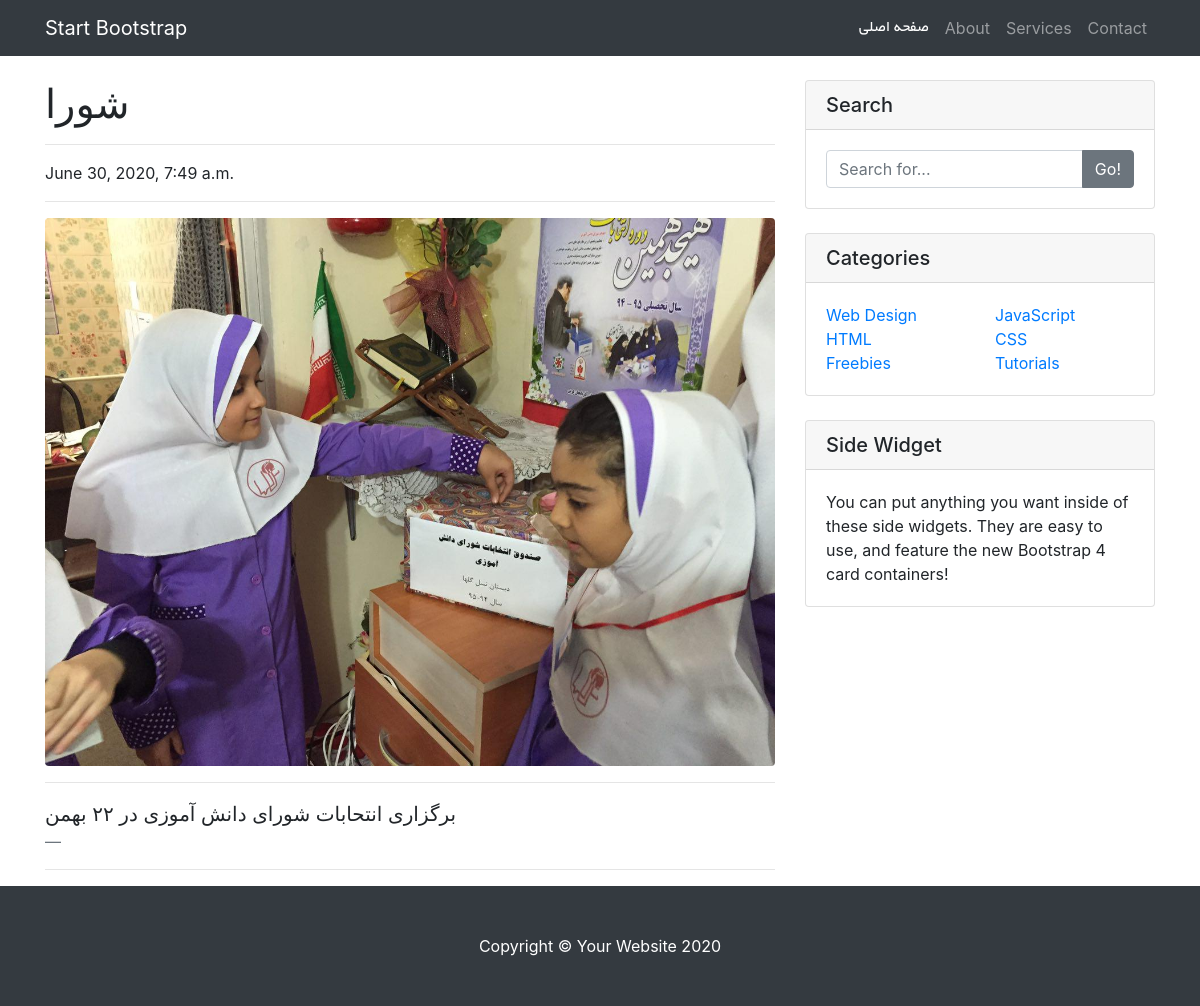
/news/6, run on the app's committed database.
### news/models.py (models this page shows, shortened)
class News(models.Model):
    title = models.CharField(max_length = 300)
    explanation = models.CharField(max_length = 500)
    time = models.DateTimeField(auto_now=True)
    image = models.ImageField(upload_to='news'  , validators=[news_image_size])
    class Meta:
        ordering = ('-time',)
        verbose_name_plural = "اخبار مدرسه"

### news/views.py (the view)
# urls.py: path('<int:pk>' , views.this_new , name='this_new')
def this_new(request  , pk = None , template_name = 'news/this_new.html'):
    new = News.objects.get(id = pk)
    serialized_comment_of_this_news = serialize_comments(comments_of_this_new(new))
    data_to_send = {}
    data_to_send['new'] = new
    data_to_send['comments'] = comments_of_this_new(new)
    return render(request , template_name , data_to_send )

### news/views.py (called while the page is built)
def comments_of_this_new(new):
    return Comments.objects.filter(news = new)

### school_home/serializers.py (called while the page is built)
def serialize_comments(comments):
    comments_serialized = Comment_Serializer(comments , many = True )
    return comments_serialized

### news/templates/news/this_new.html (shortened to what this page needs)
{% load static %}
<!DOCTYPE html>
<html lang="en">
<head>
  <link rel="stylesheet" type="text/css" href=" {% static "pfont.css"  %}">
  <link href="{% static 'news/vendor/bootstrap/css/bootstrap.min.css' %}" rel="stylesheet">
  <link href="{% static 'news/css/blog-post.css' %}" rel="stylesheet">
</head>
<body>
  <div class='container'>
  <nav class="navbar navbar-expand-lg navbar-dark bg-dark fixed-top" >
    <div class="container">
      <a class="navbar-brand" href="#">Start Bootstrap</a>
      <div class="collapse navbar-collapse" id="navbarResponsive">
        <ul class="navbar-nav ml-auto">
          <li class="nav-item active">
            <a class="nav-link" href="/../../" style='font-family: "byekan"'>صفحه اصلی
            </a>
          </li>
          <li class="nav-item">
            <a class="nav-link" href="#">About</a>
          </li>
          <li class="nav-item">
            <a class="nav-link" href="#">Services</a>
          </li>
          <li class="nav-item">
            <a class="nav-link" href="#">Contact</a>
          </li>
        </ul>
      </div>
    </div>
  </nav>
  </div>
  <div class="container">
    <div class="row">
      <div class="col-lg-8">
        <h1 class="mt-4">{{new.title}}</h1>
        <hr>
        <p> {{new.time}}</p>
        <hr>
        <img class="img-fluid rounded" src={{ new.image.url}} alt="">
        <hr>
        <blockquote class="blockquote">
          <p class="mb-0">{{new.explanation}}</p>
          <footer class="blockquote-footer">
          </footer>
        </blockquote>
        <hr>
      </div>
      <div class="col-md-4">
        <div class="card my-4">
          <h5 class="card-header">Search</h5>
          <div class="card-body">
            <div class="input-group">
              <input type="text" class="form-control" placeholder="Search for...">
              <span class="input-group-append">
                <button class="btn btn-secondary" type="button">Go!</button>
              </span>
            </div>
          </div>
        </div>
        <div class="card my-4">
          <h5 class="card-header">Categories</h5>
          <div class="card-body">
            <div class="row">
              <div class="col-lg-6">
                <ul class="list-unstyled mb-0">
                  <li>
                    <a href="#">Web Design</a>
                  </li>
                  <li>
                    <a href="#">HTML</a>
                  </li>
                  <li>
                    <a href="#">Freebies</a>
                  </li>
                </ul>
              </div>
              <div class="col-lg-6">
                <ul class="list-unstyled mb-0">
                  <li>
                    <a href="#">JavaScript</a>
                  </li>
                  <li>
                    <a href="#">CSS</a>
                  </li>
                  <li>
                    <a href="#">Tutorials</a>
                  </li>
                </ul>
              </div>
            </div>
          </div>
        </div>
        <div class="card my-4">
          <h5 class="card-header">Side Widget</h5>
          <div class="card-body">
            You can put anything you want inside of these side widgets. They are easy to use, and feature the new Bootstrap 4 card containers!
          </div>
        </div>
      </div>
    </div>
  </div>
  <footer class="py-5 bg-dark">
    <div class="container">
      <p class="m-0 text-center text-white">Copyright &copy; Your Website 2020</p>
    </div>
  </footer>
</body>
</html>

### news/static/news/css/blog-post.css (style rules this page uses)
body { padding-top: 56px; }

### data on the page
News: title "شورا", time "June 30, 2020, 7:49 a.m.", image (picture), explanation "برگزاری انتحابات شورای دانش آموزی در ۲۲ بهمن"
